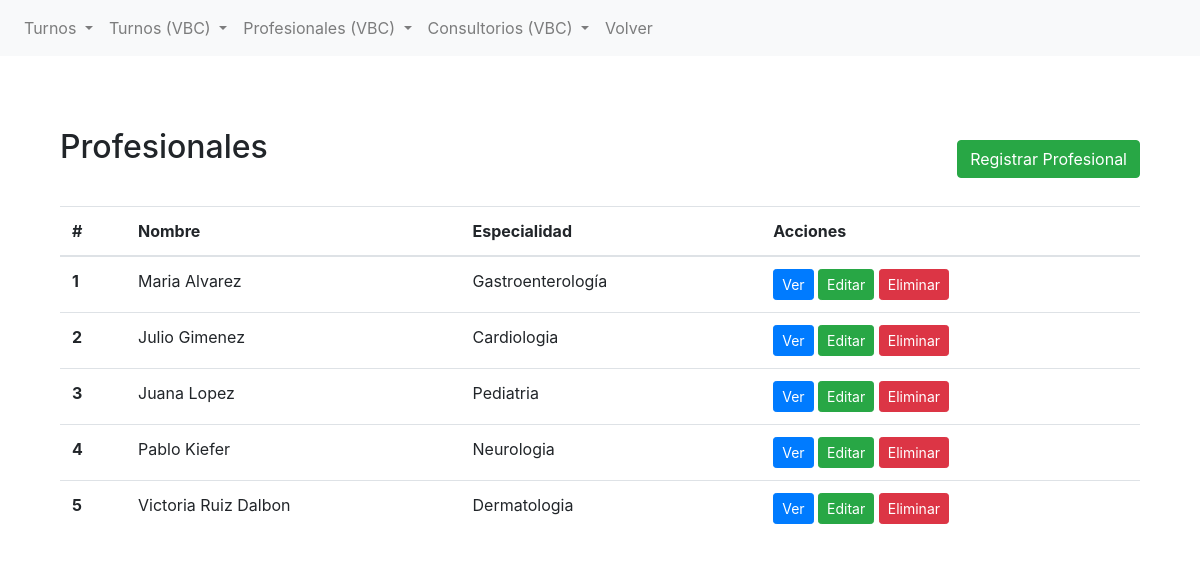
Page /reserva_turnos/vbc/profesionales/list on the earlier database version.
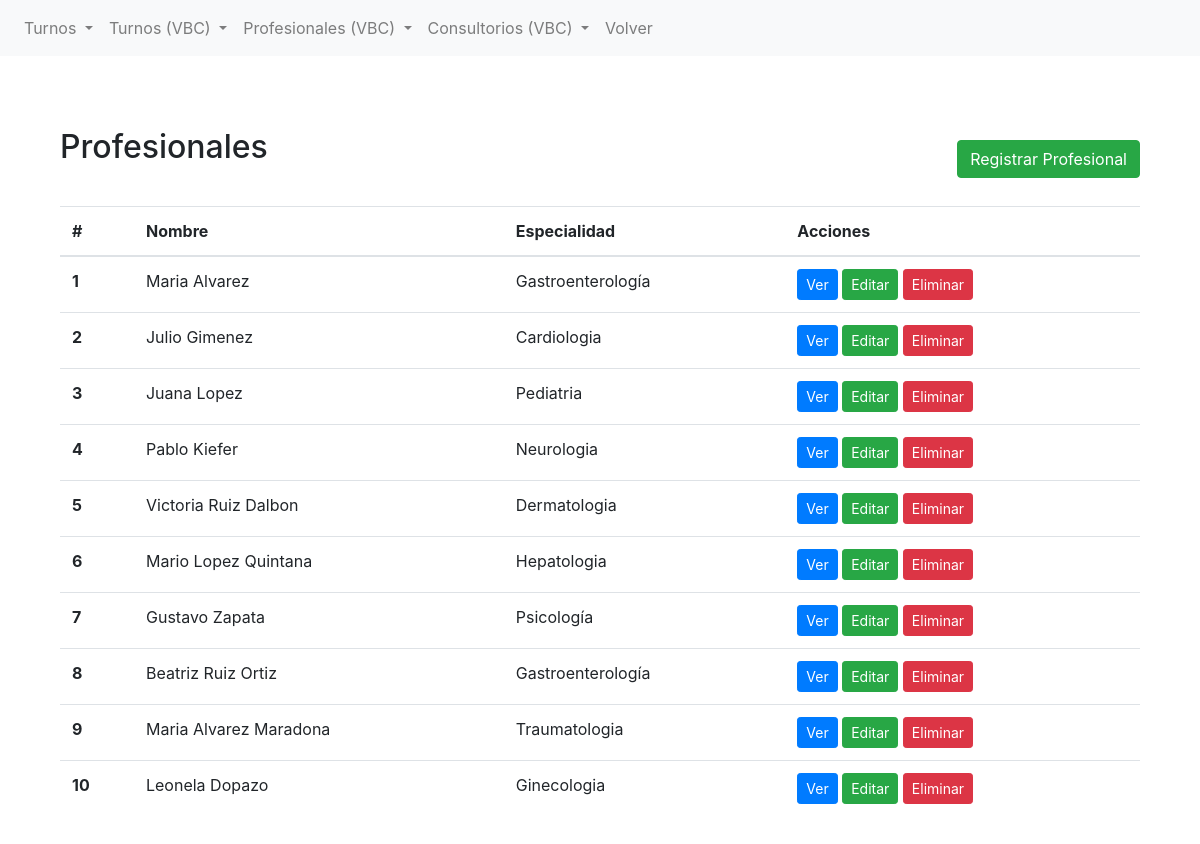
Same page on the later database version.
### reserva_turnos/models.py (models this page shows, shortened)
class Profesional(models.Model):
    nombre = models.CharField(max_length=100)
    disponible = models.BooleanField(default=True)
    especialidad = models.CharField(max_length=20)
    descripcion = models.TextField(blank=True, null=True)

### reserva_turnos/views.py (the view)
# urls.py: path("vbc/profesionales/list", ProfesionalesListView.as_view(), name="vbc_profesionales_list"),
class ProfesionalesListView(ListView):
    model = Profesional
    template_name = 'reserva_turnos/vbc/profesional_list.html'
    context_object_name = 'profesionales'

### reserva_turnos/templates/reserva_turnos/vbc/profesional_list.html (shortened to what this page needs)
{% extends 'reserva_turnos/base.html' %}
{% block content %}
<section class="py-5">
    <div class="container">
        <div class="d-flex justify-content-between align-items-center mb-3">
            <h2 class="mb-4">Profesionales</h2>
            <a href="{% url 'vbc_profesionales_create' %}" class="btn btn-success">Registrar Profesional</a>
        </div>
        <table class="table">
            <thead>
                <tr>
                    <th scope="col">#</th>
                    <th scope="col">Nombre</th>
                    <th scope="col">Especialidad</th>
                    <th scope="col">Acciones</th>
                </tr>
            </thead>
            <tbody>
                {% if profesionales %}
                {% for profesional in profesionales %}
                <tr>
                    <th scope="row">{{ forloop.counter }}</th>
                    <td>{{ profesional.nombre }}</td>
                    <td>{{ profesional.especialidad }}</td>
                    <td>
                        <a href="{% url 'vbc_profesionales_detail' profesional.id %}" class="btn btn-primary btn-sm">Ver</a>
                        <a href="{% url 'vbc_profesionales_update' profesional.id %}" class="btn btn-success btn-sm">Editar</a>
                        <a href="{% url 'vbc_profesionales_delete' profesional.id %}" class="btn btn-danger btn-sm">Eliminar</a>
                    </td>
                </tr>
                {% endfor %}
                {% else %}
                <tr>
                    <td colspan="7">No hay profesionales disponibles.</td>
                </tr>
                {% endif %}
            </tbody>
        </table>
    </div>
</section>
{% endblock %}

Differences in the rows shown:
added Profesional: nombre "Mario Lopez Quintana", especialidad "Hepatologia"
added Profesional: nombre "Gustavo Zapata", especialidad "Psicología"
added Profesional: nombre "Beatriz Ruiz Ortiz", especialidad "Gastroenterología"
added Profesional: nombre "Maria Alvarez Maradona", especialidad "Traumatologia"
added Profesional: nombre "Leonela Dopazo", especialidad "Ginecologia"
